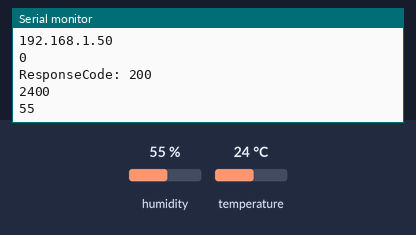
Simulated run of this sketch. Board: ESP8266 (NodeMCU). Parts: the last lines printed to the serial monitor. The inputs (shaded band) are chosen by the test bench; at power-on: humidity 55 %, temperature 24 °C. WiFi joins after 1.5 s; servers stay silent unless stated; uploads are accepted with an empty reply.

Above: at 2.7 s.
2.8 s: humidity set to 22 %
4.9 s: temperature set to 12 °C
At 6.6 s:
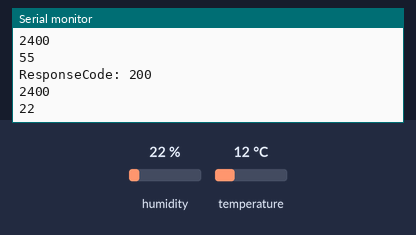
7.0 s: humidity set to 40 %
At 9.1 s:
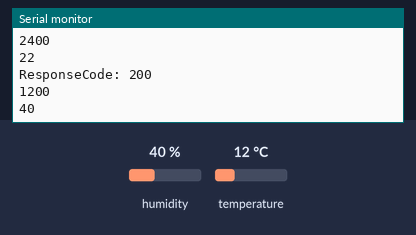
Timing chart, 0 to 10.6 s (numbered marks = the images above; inputs shaded):
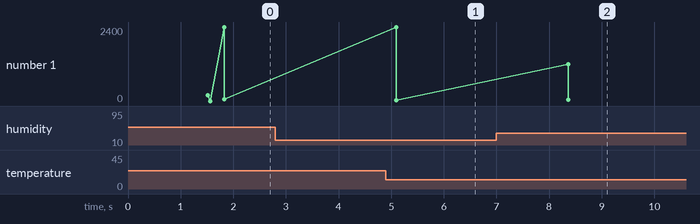

Measured:
- after the input at 7.0 s, the serial monitor: prints a new line after 1.4 s (image 2)
- plotted number 1: 22 → 40 after the input at 7.0 s

The sketch:

sauna.ino
```cpp
// Do not remove the include below
#include "sauna.h"

const char *ssid 	= "YOUR SSID";
const char *password	= "YOUR PASSWORD";
const char *host	= "YOUR HOST";

SI7021 sensor;
const int sda_hw = 02;
const int scl_hw = 01;
int temp;
unsigned int hum;

int sensorId;
String sensorLocation = "Sauna";
//The setup function is called once at startup of the sketch
void setup()
{
// Add your initialization code here
	Serial.begin(9600);
	delay(10);
	WiFi.begin(ssid, password);
	Serial.print("connecting to: ");
	Serial.print(ssid);
	Serial.println("...");
	int i = 0;
	while (WiFi.status() != WL_CONNECTED)
	{
		delay(500);
		Serial.print(++i);
		Serial.print(" ");
	}
	Serial.println('\n');
	Serial.println("connection established to IP: ");
	Serial.println(WiFi.localIP());

	delay(50);
	//sensor.begin(sda_hw, scl_hw);
	Serial.println(sensor.getDeviceId());

}

// The loop function is called in an endless loop
void loop()
{
	sensorId = sensor.getDeviceId();
	temp = sensor.getCelsiusHundredths();
	hum = sensor.getHumidityPercent();

	delay(50);
	HTTPClient http;

	http.begin(host);
	http.addHeader("Content-Type", "application/x-www-form-urlencoded");

	String httpRequestData = "api_key=temphum1818&sensor_name=" + String(sensorId) + "&temperature=" + String(temp) + "&humidity=" + String(hum);

	int httpResponseCode = http.POST(httpRequestData);

	Serial.print("ResponseCode: ");
	Serial.println(httpResponseCode);
	Serial.println(temp);
	Serial.println(hum);

	http.end();
	delay(3000);

}
```

sauna.h
```cpp
// Only modify this file to include
// - function definitions (prototypes)
// - include files
// - extern variable definitions
// In the appropriate section

#ifndef _sauna_H_
#define _sauna_H_
#include "Arduino.h"
//add your includes for the project sauna here
#include "ESP8266WiFi.h"
#include "ESP8266HTTPClient.h"
#include "SI7021.h"


//end of add your includes here


//add your function definitions for the project sauna here


//Do not add code below this line
#endif /* _sauna_H_ */
```
